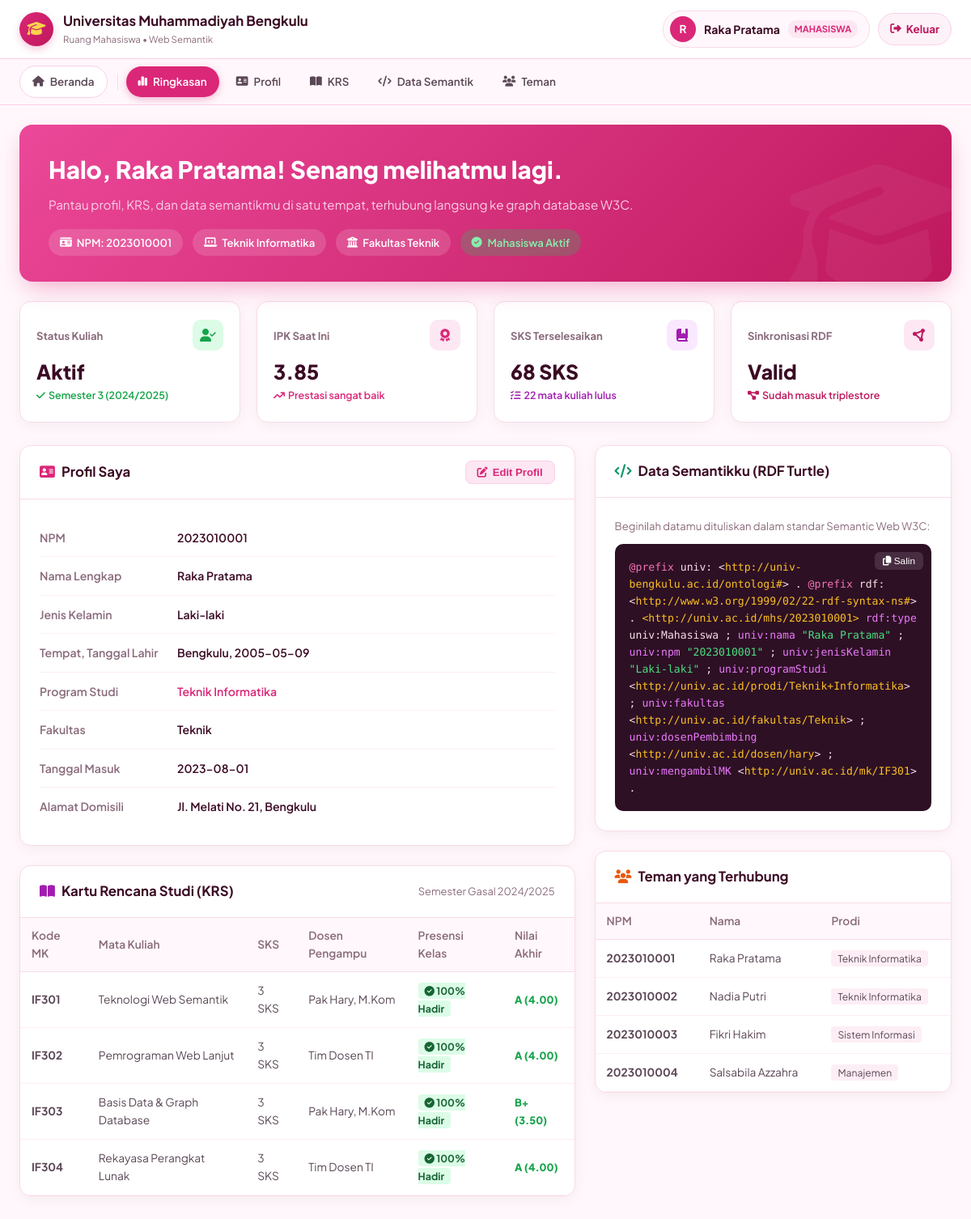
Screenshot of /dashboard_mahasiswa.php (signed in) with the database file from the repository.
### tables this page shows
CREATE TABLE `mahasiswa` (
  `npm` varchar(15) NOT NULL,
  `nama_mahasiswa` varchar(100) NOT NULL,
  `jenis_kelamin` enum('L','P') NOT NULL,
  `tempat_lahir` varchar(50) NOT NULL,
  `tanggal_lahir` date NOT NULL,
  `tanggal_masuk` date NOT NULL,
  `alamat` varchar(255) NOT NULL,
  `password` varchar(255) NOT NULL,
  `kode_prodi` varchar(10) NOT NULL,
  PRIMARY KEY (`npm`),
  KEY `fk_mahasiswa_prodi` (`kode_prodi`),
  CONSTRAINT `fk_mahasiswa_prodi` FOREIGN KEY (`kode_prodi`) REFERENCES `program_studi` (`kode_prodi`) ON UPDATE CASCADE
);

CREATE TABLE `program_studi` (
  `kode_prodi` varchar(10) NOT NULL,
  `nama_prodi` varchar(100) NOT NULL,
  `kode_fakultas` varchar(10) NOT NULL,
  `password` varchar(255) NOT NULL DEFAULT 'prodi123',
  PRIMARY KEY (`kode_prodi`),
  KEY `fk_prodi_fakultas` (`kode_fakultas`),
  CONSTRAINT `fk_prodi_fakultas` FOREIGN KEY (`kode_fakultas`) REFERENCES `fakultas` (`kode_fakultas`) ON UPDATE CASCADE
);

CREATE TABLE `fakultas` (
  `kode_fakultas` varchar(10) NOT NULL,
  `nama_fakultas` varchar(100) NOT NULL,
  `kode_universitas` varchar(10) NOT NULL,
  PRIMARY KEY (`kode_fakultas`)
);

### dashboard_mahasiswa.php (the view, shortened to what the rows shown need)
<?php
$user = $_SESSION['user'];
$koneksi = null;
$npm = $user['npm'] ?? '2023010001';
$mhs_db = null;
if ($koneksi && !mysqli_connect_errno()) {
    $safe_npm = mysqli_real_escape_string($koneksi, $npm);
    $q = mysqli_query($koneksi, "
        SELECT m.*, p.nama_prodi, f.nama_fakultas
        FROM mahasiswa m
        LEFT JOIN program_studi p ON m.kode_prodi = p.kode_prodi
        LEFT JOIN fakultas f ON p.kode_fakultas = f.kode_fakultas
        WHERE m.npm = '$safe_npm'
        LIMIT 1
    ");
    if ($q && mysqli_num_rows($q) > 0) {
        $mhs_db = mysqli_fetch_assoc($q);
    }
}
$nama_mhs    = $mhs_db['nama_mahasiswa'] ?? $user['nama'];
$prodi_mhs   = $mhs_db['nama_prodi'] ?? ($user['prodi'] ?? 'Teknik Informatika');
$fakultas_mhs= $mhs_db['nama_fakultas'] ?? ($user['fakultas'] ?? 'Teknik');
$jk_mhs      = ($mhs_db['jenis_kelamin'] === 'L' || ($user['jenis_kelamin'] ?? '') === 'Laki-laki') ? 'Laki-laki' : 'Perempuan';
$tempat_mhs  = $mhs_db['tempat_lahir'] ?? ($user['tempat_lahir'] ?? 'Bengkulu');
$tgl_mhs     = $mhs_db['tanggal_lahir'] ?? ($user['tanggal_lahir'] ?? '2005-03-12');
$tgl_masuk   = $mhs_db['tanggal_masuk'] ?? ($user['tanggal_masuk'] ?? '2023-08-01');
$alamat_mhs  = $mhs_db['alamat'] ?? ($user['alamat'] ?? 'Kota Bengkulu');
$rekan = [];
if ($koneksi && !mysqli_connect_errno()) {
    $rq = mysqli_query($koneksi, "SELECT m.npm, m.nama_mahasiswa, p.nama_prodi FROM mahasiswa m LEFT JOIN program_studi p ON m.kode_prodi = p.kode_prodi LIMIT 5");
    if ($rq) {
        while ($r = mysqli_fetch_assoc($rq)) {
            $rekan[] = $r;
        }
    }
}
?>
<!DOCTYPE html>
<html lang="id">
<head>
    <link rel="stylesheet" href="https://cdnjs.cloudflare.com/ajax/libs/font-awesome/6.5.1/css/all.min.css">
</head>
<body>
    <header class="dash-nav">
        <div class="container dash-nav-inner">
            <div class="nav-user">
                <div class="user-pill">
                    <div class="avatar-circle"><?= strtoupper(substr($nama_mhs, 0, 1)) ?></div>
                    <span style="font-size: 0.88rem; font-weight: 700; color: var(--text-heading);"><?= htmlspecialchars($nama_mhs) ?></span>
                    <span style="font-size: 0.7rem; background: #fce7f3; color: var(--primary); padding: 2px 8px; border-radius: 10px; font-weight: 700;">MAHASISWA</span>
                </div>
            </div>
        </div>
    </header>
    <main class="container">
        <section class="dash-hero">
            <div class="dash-hero-text">
                <h1>Halo, <?= htmlspecialchars($nama_mhs) ?>! Senang melihatmu lagi.</h1>
                <p>Pantau profil, KRS, dan data semantikmu di satu tempat, terhubung langsung ke graph database W3C.</p>
                <div class="meta-tags">
                    <span class="tag-pill"><i class="fa-solid fa-id-card"></i> NPM: <?= htmlspecialchars($npm) ?></span>
                    <span class="tag-pill"><i class="fa-solid fa-laptop-code"></i> <?= htmlspecialchars($prodi_mhs) ?></span>
                    <span class="tag-pill"><i class="fa-solid fa-building-columns"></i> Fakultas <?= htmlspecialchars($fakultas_mhs) ?></span>
                    <span class="tag-pill" style="background: rgba(34, 197, 94, 0.25); color: #86efac;">
                        <i class="fa-solid fa-circle-check"></i> Mahasiswa Aktif
                    </span>
                </div>
            </div>
        </section>
        <section class="dash-content-grid">
            <div>
                <div class="panel-card" id="biodata">
                    <div class="panel-body">
                        <div class="info-row">
                            <span class="info-label">Nama Lengkap</span>
                            <span class="info-val"><?= htmlspecialchars($nama_mhs) ?></span>
                        </div>
                        <div class="info-row">
                            <span class="info-label">Jenis Kelamin</span>
                            <span class="info-val"><?= htmlspecialchars($jk_mhs) ?></span>
                        </div>
                        <div class="info-row">
                            <span class="info-label">Tempat, Tanggal Lahir</span>
                            <span class="info-val"><?= htmlspecialchars($tempat_mhs . ', ' . $tgl_mhs) ?></span>
                        </div>
                        <div class="info-row">
                            <span class="info-label">Program Studi</span>
                            <span class="info-val" style="color: var(--primary);"><?= htmlspecialchars($prodi_mhs) ?></span>
                        </div>
                        <div class="info-row">
                            <span class="info-label">Fakultas</span>
                            <span class="info-val"><?= htmlspecialchars($fakultas_mhs) ?></span>
                        </div>
                        <div class="info-row">
                            <span class="info-label">Tanggal Masuk</span>
                            <span class="info-val"><?= htmlspecialchars($tgl_masuk) ?></span>
                        </div>
                        <div class="info-row">
                            <span class="info-label">Alamat Domisili</span>
                            <span class="info-val"><?= htmlspecialchars($alamat_mhs) ?></span>
                        </div>
                    </div>
                </div>
                <div class="panel-card" id="krs">
                    <div class="panel-body" style="padding: 0;">
                        <table class="simple-table">
                            <thead>
                                <tr>
                                    <th>Kode MK</th>
                                    <th>Mata Kuliah</th>
                                    <th>SKS</th>
                                    <th>Dosen Pengampu</th>
                                    <th>Presensi Kelas</th>
                                    <th>Nilai Akhir</th>
                                </tr>
                            </thead>
                        </table>
                    </div>
                </div>
            </div>
            <div>
                <div class="panel-card" id="rdf">
                    <div class="panel-body">
                        <div class="rdf-code-box">
                            <button class="btn-copy" onclick="navigator.clipboard.writeText(this.parentElement.innerText); alert('Kode RDF berhasil disalin!')">
                                <i class="fa-solid fa-copy"></i> Salin
                            </button>
<span class="rdf-keyword">@prefix</span> univ: &lt;<span class="rdf-uri">http://univ-bengkulu.ac.id/ontologi#</span>&gt; .
<span class="rdf-keyword">@prefix</span> rdf:  &lt;<span class="rdf-uri">http://www.w3.org/1999/02/22-rdf-syntax-ns#</span>&gt; .
<span class="rdf-uri">&lt;http://univ.ac.id/mhs/<?= htmlspecialchars($npm) ?>&gt;</span>
    <span class="rdf-predicate">rdf:type</span> univ:Mahasiswa ;
    <span class="rdf-predicate">univ:nama</span> <span class="rdf-literal">"<?= htmlspecialchars($nama_mhs) ?>"</span> ;
    <span class="rdf-predicate">univ:npm</span> <span class="rdf-literal">"<?= htmlspecialchars($npm) ?>"</span> ;
    <span class="rdf-predicate">univ:jenisKelamin</span> <span class="rdf-literal">"<?= htmlspecialchars($jk_mhs) ?>"</span> ;
    <span class="rdf-predicate">univ:programStudi</span> &lt;<span class="rdf-uri">http://univ.ac.id/prodi/<?= urlencode($prodi_mhs) ?></span>&gt; ;
    <span class="rdf-predicate">univ:fakultas</span> &lt;<span class="rdf-uri">http://univ.ac.id/fakultas/<?= urlencode($fakultas_mhs) ?></span>&gt; ;
    <span class="rdf-predicate">univ:dosenPembimbing</span> &lt;<span class="rdf-uri">http://univ.ac.id/dosen/hary</span>&gt; ;
    <span class="rdf-predicate">univ:mengambilMK</span> &lt;<span class="rdf-uri">http://univ.ac.id/mk/IF301</span>&gt; .
                        </div>
                    </div>
                </div>
                <div class="panel-card" id="rekan">
                    <div class="panel-body" style="padding: 0;">
                        <table class="simple-table">
                            <thead>
                                <tr>
                                    <th>NPM</th>
                                    <th>Nama</th>
                                    <th>Prodi</th>
                                </tr>
                            </thead>
                            <tbody>
                                <?php foreach ($rekan as $r): ?>
                                    <tr>
                                        <td><strong><?= htmlspecialchars($r['npm']) ?></strong></td>
                                        <td><?= htmlspecialchars($r['nama_mahasiswa']) ?></td>
                                        <td><span style="font-size: 0.76rem; background: #fdeef5; padding: 2px 8px; border-radius: 4px;"><?= htmlspecialchars($r['nama_prodi'] ?? 'TI') ?></span></td>
                                    </tr>
                                <?php endforeach; ?>
                            </tbody>
                        </table>
                    </div>
                </div>
            </div>
        </section>
    </main>
</body>
</html>

### rows the page displays
mahasiswa: nama_mahasiswa "R", nama_mahasiswa "Raka Pratama", kode_prodi.nama_prodi "Teknik Informatika", fakultas.nama_fakultas "Teknik", jenis_kelamin "Laki-laki", tempat_lahir+tanggal_lahir "Bengkulu, 2005-05-09", tanggal_masuk "2023-08-01", alamat "Jl. Melati No. 21, Bengkulu", kode_prodi.nama_prodi "Teknik+Informatika", npm "2023010001"
mahasiswa: npm "2023010002", nama_mahasiswa "Nadia Putri", kode_prodi.nama_prodi "Teknik Informatika"
mahasiswa: npm "2023010003", nama_mahasiswa "Fikri Hakim", kode_prodi.nama_prodi "Sistem Informasi"
mahasiswa: npm "2023010004", nama_mahasiswa "Salsabila Azzahra", kode_prodi.nama_prodi "Manajemen"

### other values shown
$npm "2023010001"
$k['kode'] "IF301"
$k['nama'] "Teknologi Web Semantik"
$k['sks'] "3 SKS"
$k['dosen'] "Pak Hary, M.Kom"
$persen_h "100"
$grade_display "A (4.00)"
$k['kode'] "IF302"
$k['nama'] "Pemrograman Web Lanjut"
$k['dosen'] "Tim Dosen TI"
$k['kode'] "IF303"
$k['nama'] "Basis Data & Graph Database"
$grade_display "B+ (3.50)"
$k['kode'] "IF304"
$k['nama'] "Rekayasa Perangkat Lunak"
